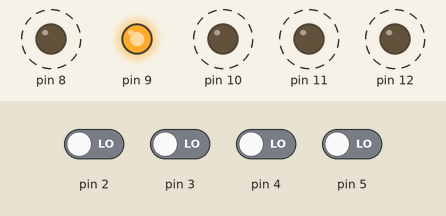
Bench run of a sketch on a simulated Arduino Nano, built with avr-gcc and run on an emulated ATmega328P. Shown: output pins drawn as LEDs (lit = HIGH). Dashed ring = blinking. The inputs (shaded band) are chosen by the test bench; at power-on: pin 2–5 LOW.

Above: at 1.2 s.
1.3 s: pin 4 driven HIGH
At 2.08 s:
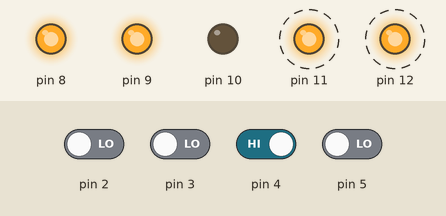
4.3 s: pin 2 driven HIGH
At 4.64 s:
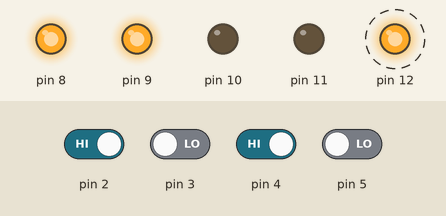
7.3 s: pin 5 driven HIGH
At 7.84 s:
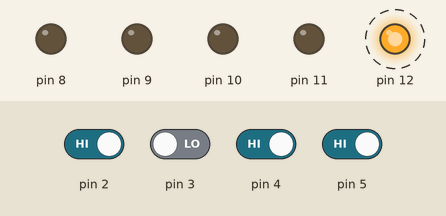
10.3 s: pin 2 driven LOW
At 11.04 s:
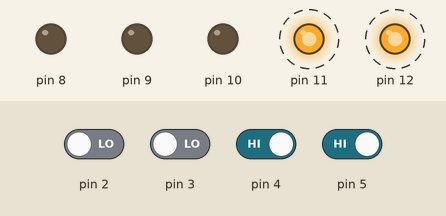
13.3 s: pin 3 driven HIGH
At 13.6 s:
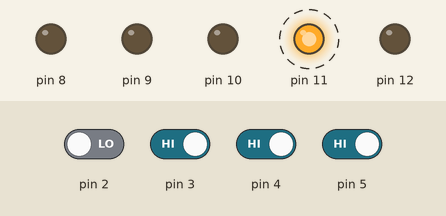
16.3 s: pin 4 driven LOW
At 16.74 s:
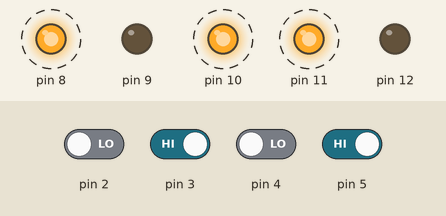
Timing chart, 0 to 20.3 s (numbered marks = the images above; inputs shaded):
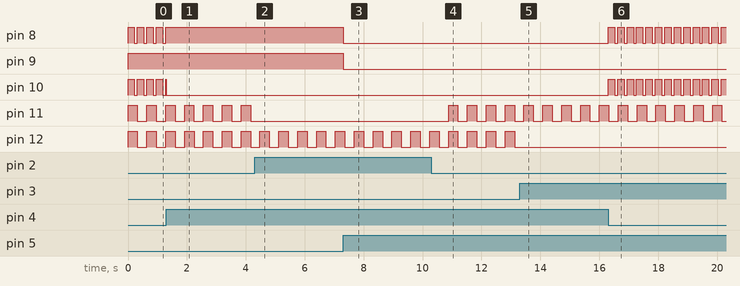

The sketch:

arduino-elscooter-lighting.ino
```cpp
#include "IO.h"
#include "TurningLights.h"
#include "StopSignal.h"
#include "DRL.h"
#include "PWM.h"

InputSwitch leftTurningButton(2);  // phisical pin #5
InputSwitch rightTurningButton(3); // phisical pin #6
InputSwitch stopSignalButton(4);   // phisical pin #7
InputSwitch drlSwitch(5);          // phisical pin #8
OutputKey backDrlKey(8);           // phisical pin #11
OutputKey frontDrlKey(9);          // phisical pin #12
OutputKey stopSignalKey(10);       // phisical pin #13
OutputKey leftTurningKey(11);      // phisical pin #14
OutputKey rightTurningKey(12);     // phisical pin #15

TurningLights turnings(&leftTurningButton, &rightTurningButton, &leftTurningKey, &rightTurningKey);
StopSignal stopSignal(&stopSignalButton, &stopSignalKey);
DRL drl(&drlSwitch, &stopSignalButton, &frontDrlKey, &backDrlKey);

void setup()
{
  leftTurningButton.init();
  rightTurningButton.init();
  stopSignalButton.init();
  drlSwitch.init();
  backDrlKey.init();
  frontDrlKey.init();
  stopSignalKey.init();
  leftTurningKey.init();
  rightTurningKey.init();

  drl.init();
}

void loop()
{
  unsigned long currentTimeMicros = micros();

  turnings.tick(currentTimeMicros);
  stopSignal.tick(currentTimeMicros);
  drl.tick(currentTimeMicros);
}
```

Clicker.cpp
```cpp
#include "Clicker.h"

Clicker::Clicker(InputSwitch *in)
{
  input = in;
}

unsigned short int Clicker::count()
{
  return clicks;
}

void Clicker::reset()
{
  clicks = 0;
}

void Clicker::tick(unsigned long int currentTimeMicros)
{
  if (input->isOn())
  {
    lastClickAt = currentTimeMicros;

    return;
  }

  if (input->isOff() && lastClickAt != 0 && currentTimeMicros >= lastClickAt + filterBetweenClicksMicros) // button was released
  {
    clicksbuf++;
    lastClickAt = 0;
    completeClicksCollectingAt = currentTimeMicros + filterBetweenClicksMicros * 3;

    return;
  }

  if (completeClicksCollectingAt != 0 && currentTimeMicros >= completeClicksCollectingAt)
  {
    clicks = clicksbuf;
    clicksbuf = 0;
    completeClicksCollectingAt = 0;
  }
}
```

Clicker.h
```cpp
#ifndef Clicker_h
#define Clicker_h
#include "IO.h"

class Clicker
{
public:
  Clicker() = delete;
  Clicker(InputSwitch *in);
  unsigned short int count();
  void reset();
  void tick(unsigned long int /* micros() */);

private:
  InputSwitch *input;
  static const unsigned long int filterBetweenClicksMicros = 160000;
  unsigned long int lastClickAt, completeClicksCollectingAt;
  unsigned short int clicks, clicksbuf;
};

#endif
```

DRL.cpp
```cpp
#include <avr/eeprom.h>
#include "Clicker.h"
#include "DRL.h"
#include "PWM.h"
#include "IO.h"

DRL::DRL(InputSwitch *sw, InputSwitch *stopSw, OutputKey *frontKey, OutputKey *backKey)
{
  input = sw, stopInput = stopSw;
  outputFront = frontKey, outputBack = backKey;

  pwmFront = new PWM();
  pwmFront->setFrequency(VERY_VERY_FAST);

  pwmBack = new PWM();
  pwmBack->setFrequency(FAST_SMALL_DELAY);

  clicker = new Clicker(stopInput);
}

void DRL::setFrontBlinkingFrequency(Frequency f)
{
  pwmFront->setFrequency(f);
}

void DRL::setBackBlinkingFrequency(Frequency f)
{
  pwmBack->setFrequency(f);
}

void DRL::init()
{
  readSettings();
}

/// Do the main stop signal logic here.
void DRL::tick(unsigned long int currentTimeMicros)
{
  clicker->tick(currentTimeMicros);

  switch (clicker->count())
  {
  case 3:
    clicker->reset();
    settings.frontBlinkingEnabled = !settings.frontBlinkingEnabled;
    writeSettings();
    break;

  case 5:
    clicker->reset();
    settings.lightsEnabled = !settings.lightsEnabled;
    writeSettings();
    break;
  }

  if ((input->isOn() || settings.lightsEnabled) && settings.frontBlinkingEnabled)
  {
    switch (pwmFront->tick(currentTimeMicros))
    {
    case PWM_HIGH:
      outputFront->open();
      break;

    case PWM_LOW:
      outputFront->close();
      break;

    case PWM_NONE:
      break;
    }
  }
  else
  {
    (input->isOn() || settings.lightsEnabled) ? outputFront->open() : outputFront->close();

    pwmFront->reset();
  }

  if (stopInput->isOn()) // stop signal button is pressed?
  {
    switch (pwmBack->tick(currentTimeMicros)) // use PWM for back light blinking
    {
    case PWM_HIGH:
      outputBack->open();
      break;

    case PWM_LOW:
      outputBack->close();
      break;

    case PWM_NONE:
      break;
    }
  }
  else // just enable or disable back lightnings
  {
    (input->isOn() || settings.lightsEnabled) ? outputBack->open() : outputBack->close();

    pwmBack->reset();
  }
}

void DRL::readSettings()
{
  // For booleans: 255 = false, any another = true
  settings.frontBlinkingEnabled = eeprom_read_byte((const uint8_t *)DRL_EEPROM_SETTINGS_FRONT_BLINKING_ENABLED_ADDR) != 255;
  settings.lightsEnabled = eeprom_read_byte((const uint8_t *)DRL_EEPROM_SETTINGS_LIGHTS_ENABLED_ADDR) != 255;
}

void DRL::writeSettings()
{
  eeprom_update_byte((uint8_t *)DRL_EEPROM_SETTINGS_FRONT_BLINKING_ENABLED_ADDR, settings.frontBlinkingEnabled ? 1 : 255);
  eeprom_update_byte((uint8_t *)DRL_EEPROM_SETTINGS_LIGHTS_ENABLED_ADDR, settings.lightsEnabled ? 1 : 255);
}
```

DRL.h
```cpp
#ifndef DRL_h
#define DRL_h
#include "PWM.h"
#include "Clicker.h"
#include "IO.h"

#define DRL_EEPROM_SETTINGS_FRONT_BLINKING_ENABLED_ADDR 0b00000001 // 1 byte (bool)
#define DRL_EEPROM_SETTINGS_LIGHTS_ENABLED_ADDR 0b00000010         // 1 byte (bool)

// DRL is a "Daytime running lights".
class DRL
{
public:
  DRL() = delete;
  DRL(InputSwitch *sw, InputSwitch *stopSw, OutputKey *frontKey, OutputKey *backKey);
  void setFrontBlinkingFrequency(Frequency);
  void setBackBlinkingFrequency(Frequency);
  void init();
  void tick(unsigned long int /* micros() */);

private:
  InputSwitch *input, *stopInput;
  OutputKey *outputFront, *outputBack;
  PWM *pwmFront, *pwmBack; // back PWM is pluggable
  Clicker *clicker;
  volatile struct
  {
    bool frontBlinkingEnabled = false;
    bool lightsEnabled = false;
  } settings;

  void readSettings();
  void writeSettings();
};

#endif
```

IO.cpp
```cpp
#include "IO.h"
#include <Arduino.h>

InputSwitch::InputSwitch(unsigned short int p)
{
  pinNumber = p;
}

void InputSwitch::init()
{
  if (!inited)
  {
    pinMode(pinNumber, INPUT);
    inited = true;
  }
}

bool InputSwitch::isOn()
{
  init();

  return digitalRead(pinNumber) == LOW;
}

bool InputSwitch::isOff()
{
  return !isOn();
}

OutputKey::OutputKey(unsigned short int p)
{
  pinNumber = p;
}

void OutputKey::init()
{
  if (!inited)
  {
    pinMode(pinNumber, OUTPUT);
    inited = true;
  }
}

void OutputKey::open()
{
  init();

  digitalWrite(pinNumber, HIGH);
}

void OutputKey::close()
{
  init();

  digitalWrite(pinNumber, LOW);
}
```

IO.h
```cpp
#ifndef IO_h
#define IO_h

class InputSwitch
{
public:
  InputSwitch() = delete;
  InputSwitch(unsigned short int);
  void init();
  bool isOn();
  bool isOff();

private:
  bool inited = false;
  unsigned short int pinNumber;
};

class OutputKey
{
public:
  OutputKey() = delete;
  OutputKey(unsigned short int);
  void init();
  void open();
  void close();

private:
  bool inited = false;
  unsigned short int pinNumber;
};

#endif
```

PWM.cpp
```cpp
#include "PWM.h"

PWM::PWM()
{
  setFrequency(NORMAL);
}

PWM::PWM(unsigned long int period, unsigned long int impulse)
{
  setPeriodTime(period);
  setImpulseTime(impulse);
}

void PWM::setFrequency(Frequency f)
{
  switch (f)
  {
  case ALWAYS:
    setPeriodTime(10000), setImpulseTime(10000);
    break;

  case VERY_SLOW:
    setPeriodTime(2560000), setImpulseTime(1280000);
    break;

  case SLOW:
    setPeriodTime(1280000), setImpulseTime(640000);
    break;

  case NORMAL:
    setPeriodTime(640000), setImpulseTime(320000);
    break;

  case FAST:
    setPeriodTime(320000), setImpulseTime(160000);
    break;

  case FAST_SMALL_DELAY:
    setPeriodTime(320000), setImpulseTime(220000);
    break;

  case VERY_FAST:
    setPeriodTime(160000), setImpulseTime(80000);
    break;

  case VERY_VERY_FAST:
    setPeriodTime(80000), setImpulseTime(40000);
    break;

  case NEVER:
    setPeriodTime(10000), setImpulseTime(0);
    break;
  }
}

void PWM::setPeriodTime(unsigned long int t)
{
  period = (t < impulse) ? impulse : t; // period time cannot be less than impulse time
}

void PWM::setImpulseTime(unsigned long int t)
{
  impulse = (t > period) ? period : t; // impulse time cannot be greater than period time
}

Signal PWM::tick(unsigned long int currentTimeMicros)
{
  if (started)
  {
    if (period == impulse)
    {
      return PWM_HIGH;
    }

    if (impulse == 0)
    {
      return PWM_LOW;
    }

    if (currentTimeMicros >= highSignalAt)
    {
      highSignalAt = currentTimeMicros + period; // set time for the NEXT high signal
      lowSignalAt = currentTimeMicros + impulse;

      return PWM_HIGH;
    }

    if (currentTimeMicros >= lowSignalAt)
    {
      return PWM_LOW;
    }
  }

  return PWM_NONE;
}

void PWM::reset()
{
  highSignalAt = 0;
  lowSignalAt = 0;
}

bool PWM::isStarted()
{
  return started;
}

void PWM::start()
{
  started = true;
}

void PWM::stop()
{
  started = false;
}
```

PWM.h
```cpp
#ifndef PWM_h
#define PWM_h

/**
 *
 * PWM modulation glossary:
 *
 *    /-----\               /-----\               /-----\      <-- high signal (PWM_HIGH)
 *    |     |               |     |               |     |
 *    |     |               |     |               |     |
 *    |     |               |     |               |     |
 * ---/     \---------------/     \---------------/     \---   <-- low signal (PWM_LOW)
 *
 *    ^---------------------^ -- period
 *    ^-----^ -- impulse
 */

enum Signal
{
  PWM_NONE,
  PWM_HIGH,
  PWM_LOW
};

enum Frequency // sugar for easy period/impulse management
{
  ALWAYS,
  VERY_SLOW,
  SLOW,
  NORMAL,
  FAST,
  FAST_SMALL_DELAY,
  VERY_FAST,
  VERY_VERY_FAST,
  NEVER
};

class PWM
{
public:
  PWM();
  PWM(unsigned long int period, unsigned long int impulse);
  void setPeriodTime(unsigned long int);
  void setImpulseTime(unsigned long int);
  void setFrequency(Frequency);
  Signal tick(unsigned long int /* micros() */);
  void reset();
  void start();
  void stop();
  bool isStarted();

private:
  bool started = true;
  unsigned long int period = 1000000, impulse = 500000; // the period always must be greater than impulse
  unsigned long int highSignalAt = 0, lowSignalAt = 0;
};

#endif
```

StopSignal.cpp
```cpp
#include "StopSignal.h"
#include "PWM.h"
#include "IO.h"

StopSignal::StopSignal(InputSwitch *sw, OutputKey *key)
{
  input = sw, output = key;

  pwm = new PWM();
  pwm->setFrequency(FAST_SMALL_DELAY);
}

void StopSignal::setBlinkingFrequency(Frequency f)
{
  pwm->setFrequency(f);
}

/// Do the main stop signal logic here.
void StopSignal::tick(unsigned long int currentTimeMicros)
{
  if (input->isOn())
  {
    switch (pwm->tick(currentTimeMicros))
    {
    case PWM_HIGH:
      output->open();
      break;

    case PWM_LOW:
      output->close();
      break;

    case PWM_NONE:
      break;
    }
  }
  else
  {
    output->close();
    pwm->reset();
  }
}
```

StopSignal.h
```cpp
#ifndef StopSignal_h
#define StopSignal_h
#include "PWM.h"
#include "IO.h"

class StopSignal
{
public:
  StopSignal() = delete;
  StopSignal(InputSwitch *sw, OutputKey *key);
  void setBlinkingFrequency(Frequency);
  void tick(unsigned long int /* micros() */);

private:
  InputSwitch *input;
  OutputKey *output;
  PWM *pwm;
};

#endif
```

TurningLights.cpp
```cpp
#include "TurningLights.h"
#include "PWM.h"
#include "IO.h"

TurningLights::TurningLights(InputSwitch *leftSw, InputSwitch *rightSw, OutputKey *leftKey, OutputKey *rightKey)
{
  leftInput = leftSw, rightInput = rightSw;
  leftOutput = leftKey, rightOutput = rightKey;

  pwm = new PWM;
  pwm->setFrequency(NORMAL);
}

void TurningLights::setBlinkingFrequency(Frequency f)
{
  pwm->setFrequency(f);
}

/// Do the main stop signal logic here.
void TurningLights::tick(unsigned long int currentTimeMicros)
{
  bool leftInputIsOn = leftInput->isOn(), rightInputIsOn = rightInput->isOn();

  if (leftInputIsOn || rightInputIsOn)
  {
    switch (pwm->tick(currentTimeMicros))
    {
    case PWM_HIGH:
      leftInputIsOn ? leftOutput->open() : leftOutput->close();
      rightInputIsOn ? rightOutput->open() : rightOutput->close();
      break;

    case PWM_LOW:
      leftOutput->close();
      rightOutput->close();
      break;

    case PWM_NONE:
      break;
    }
  }
  else
  {
    leftOutput->close();
    rightOutput->close();
    pwm->reset();
  }
}
```

TurningLights.h
```cpp
#ifndef TurningLights_h
#define TurningLights_h
#include "PWM.h"
#include "IO.h"

class TurningLights
{
public:
  TurningLights() = delete;
  TurningLights(InputSwitch *leftSw, InputSwitch *rightSw, OutputKey *leftKey, OutputKey *rightKey);
  void setBlinkingFrequency(Frequency);
  void tick(unsigned long int /* micros() */);

private:
  InputSwitch *leftInput, *rightInput;
  OutputKey *leftOutput, *rightOutput;
  PWM *pwm;
};

#endif
```

Measured:
- after the input at 1.3 s, pin 8: stops changing and stays HIGH
- after the input at 4.3 s, pin 11: stops changing and stays LOW
- after the input at 7.3 s, pin 8, pin 9: HIGH → LOW at once
- after the input at 10.3 s, pin 11: alternates HIGH for 0.32 s and LOW for 0.32 s, starting after 0.58 s
- after the input at 13.3 s, pin 12: stops changing and stays LOW
- after the input at 16.3 s, pin 8, pin 10: alternates HIGH for 0.22 s and LOW for 0.10 s, starting at once
- by itself, pin 8: alternates HIGH for 0.22 s and LOW for 0.10 s
- by itself, pin 11, pin 12: alternates HIGH for 0.32 s and LOW for 0.32 s
